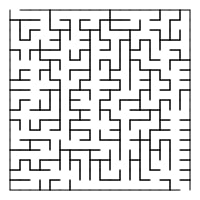
#> input picture images/maze_1.jpg, 200 x 200 px
$ python -i maze_solver.py   (imports and definitions only)
#> lines starting #> are read from the running program, lines starting #| are printed output that depends on the picture; after the words box and inside, x2 and y2 are one past the last pixel; in counts of white or black regions, pixels touching at a corner belong together
import numpy as np
import cv2


class MazeSolver():

    # [77 lines left out: functions __init__, find_first_location, check_directions, move, implement_movement, not called in this run]


class ImageToMaze:
    def __init__(self, image_path):
#> called with image_path = 'images/maze_1.jpg'
        self.__maze = cv2.imread(image_path, 0)
        self.__working_maze_image = self.set_working_maze_image()
        self.__maze = self.__working_maze_image
        self.__maze = self.set_maze_image()

    def set_maze_image(self):
        self.__maze = np.where(self.__maze == 1, 255, self.__maze)
        self.__maze = cv2.cvtColor(self.__maze, cv2.COLOR_GRAY2RGB)
        return self.__maze

    def set_working_maze_image(self):
        ret, working_image = cv2.threshold(self.__maze, 200, 255, cv2.THRESH_BINARY)
        working_image = np.where(working_image == 255, 1, working_image)
        working_image = self.crop(working_image)
        working_image = self.crop_the_bottom_side(working_image)
        return working_image

    def get_maze_image(self):
        return self.__maze

    def get_working_maze_image(self):
        return self.__working_maze_image

    def crop(self, working_image):
        number_of_element = len(working_image)
        for sep in range(number_of_element):
            if int(sum(working_image[sep]) / number_of_element) != 1:
                return working_image[sep:]

    def crop_the_bottom_side(self, working_image):
        reversed_working_image = working_image[::-1]
        cropped = self.crop(reversed_working_image)
        orginal = working_image[::-1]
        return orginal

>>> result = ImageToMaze('images/maze_1.jpg').get_maze_image()
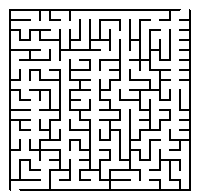
#> result: shape (191, 200, 3); 81.2% white; black in thin lines or dots, all inside (x1, y1, x2, y2) = (9, 9, 191, 191)
